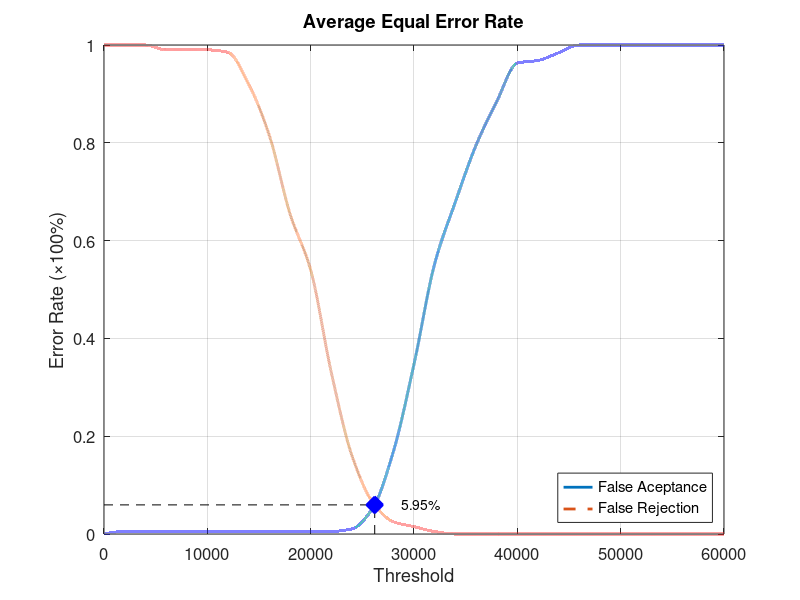
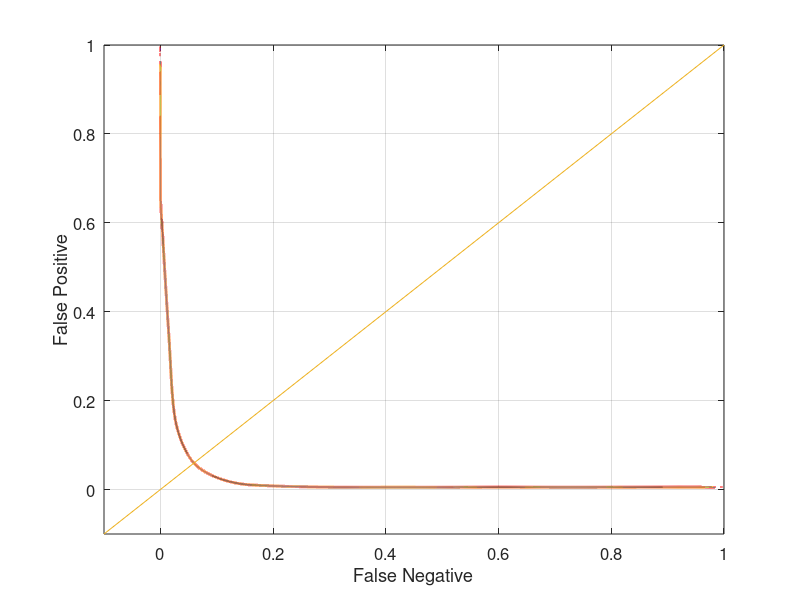

These charts were generated, in order, by the following MATLAB code:
function yEER = Database2_2
close all;
clear;
clc;
x = 0:2000:60000;
xq = 0:0.5:60000;

y0 = [0 0.00526316 0.00526316 0.00526316 0.00526316 0.00526316 0.00526316 0.00526316 0.00526316 0.00526316 0.00526316 0.00526316 0.0105263 0.0526316 0.168421 0.347368 0.552632 0.678947 0.794737 0.884211 0.963158 0.968421 0.984211 1 1 1 1 1 1 1 1];
yy0 = interp1(x, y0, xq, 'pchip');
y1 = [1 1 1 0.99 0.99 0.99 0.985 0.92 0.815 0.655 0.54 0.33 0.16 0.065 0.025 0.015 0.005 0 0 0 0 0 0 0 0 0 0 0 0 0 0];
yy1 = interp1(x, y1, xq, 'pchip');

% Calculating EER: 
y2 = abs(y0 - y1);
find(y2 == min(y2))
yy2 = abs(yy0 - yy1);
xEER = find(yy2 == min(yy2));
xEERIndex = xq(xEER) % X-axis EER
yEER = yy0(xEER) % Y-axis EER

main = figure
plot(xq, yy0,'-','LineWidth', 2);	hold on
plot(xq, yy1,'--','LineWidth', 2);	hold on
plot([xEERIndex xEERIndex], [0 yEER], 'k--');	hold on
plot([0 xEERIndex], [yEER yEER], 'k--');	hold on
plot(xEERIndex, yEER, 'bx', 'LineWidth', 10);	hold on
text(xEERIndex + 10 * xEERIndex / 100, yEER, [num2str(round((10000 * yEER)) / 100) '%'])
legend('False Aceptance', 'False Rejection', 'Location', 'SouthEast')
xlabel('Threshold')
ylabel('Error Rate (\times100%)')
title('Average Equal Error Rate')
set(gca, 'FontSize', 12)
axis([0 60000 0 1])
grid on

print(main, 'Database2_2Main', '-dpng');
FNRxFPR = figure('Color', [1 1 1]);
plot(yy1, yy0, '-', yy1, yy0, 'LineWidth', 2);
hold on
y = -0.1:0.1:1
plot(y, y); 
set(gca, 'FontSize', 12)
xlabel('False Negative')
ylabel('False Positive')
axis([-0.1 1 -0.1 1])
set(gca, 'FontSize', 12)
grid on

print(FNRxFPR, 'Database2_2FNRxFPR','-dpng');
end
